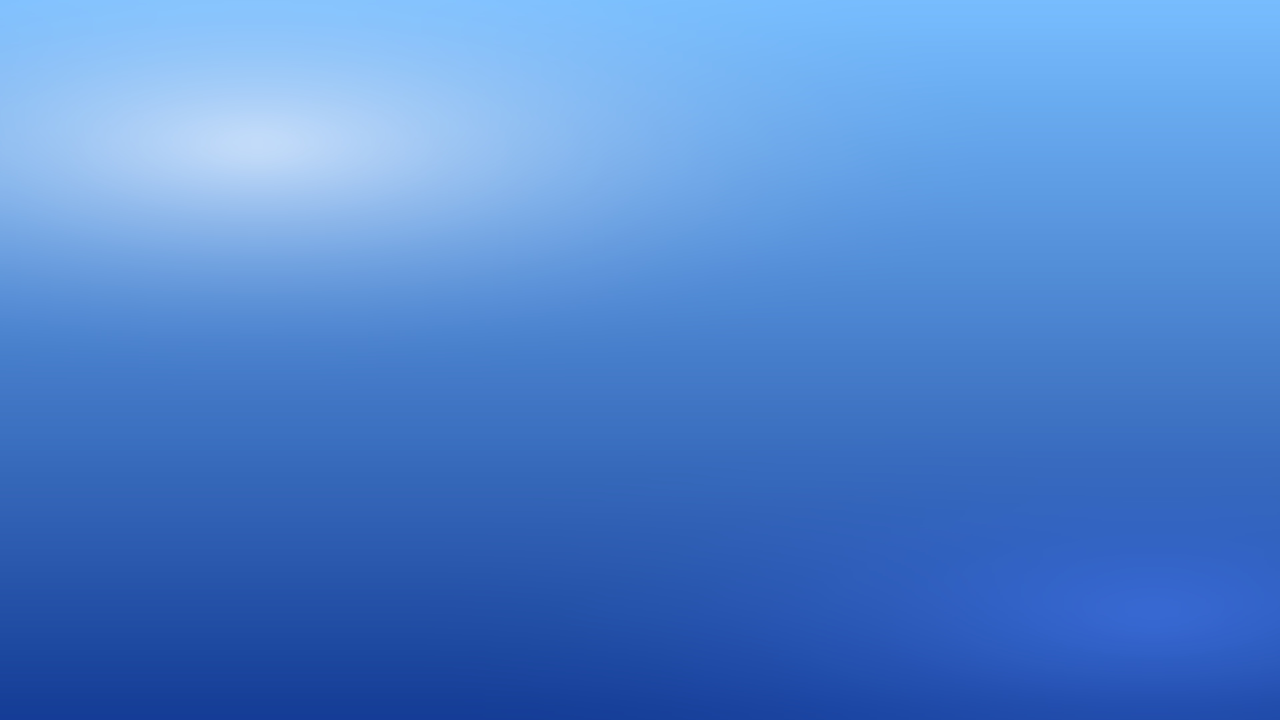
#> input picture macify/data/wallpapers/blue.jpg, 3840 x 2160 px (shown at 1/3 size); its folder holds only this picture in this run
$ python -i icons.py   (imports and definitions only)
#> lines starting #> are read from the running program, lines starting #| are printed output that depends on the picture; after the words box and inside, x2 and y2 are one past the last pixel; in counts of white or black regions, pixels touching at a corner belong together
"""Tema de iconos «Macify»: nunca deja iconos rotos y crea los que faltan.

- Hereda del tema estilo Mac instalado (WhiteSur),
  luego de Adwaita y hicolor: cualquier icono que falte cae en uno que existe.
- Para cada app sin icono estilo Mac genera uno nuevo: el icono original
  sobre un «squircle» con el tamaño y la forma de los iconos de macOS.
- Las apps snap apuntan a una imagen fija; para ellas se crea una copia del
  lanzador en ~/.local/share/applications que usa el icono nuevo.
"""

import configparser
import io
import json
import os
import shutil
import subprocess
from pathlib import Path

from PIL import Image, ImageDraw, ImageFilter

from . import status_icons
from .i18n import _

HOME = Path.home()
THEME_NAME = "Macify"
THEME_DIR = HOME / ".local" / "share" / "icons" / THEME_NAME
ICON_SIZE = 512
OVERRIDES_DIR = HOME / ".local" / "share" / "applications"
OVERRIDE_MARK = "X-Macify-Override=true"
OWN_ICONS = {"dev.macify.Macify"}     # ya tienen forma de macOS

ICON_ROOTS = [HOME / ".local" / "share" / "icons", HOME / ".icons", Path("/usr/share/icons"),
              HOME / ".local" / "share" / "flatpak" / "exports" / "share" / "icons",
              Path("/var/lib/flatpak/exports/share/icons"), Path("/usr/share/pixmaps")]
APP_DIRS = [OVERRIDES_DIR, Path("/var/lib/snapd/desktop/applications"),
            HOME / ".local" / "share" / "flatpak" / "exports" / "share" / "applications",
            Path("/var/lib/flatpak/exports/share/applications"),
            Path("/usr/local/share/applications"), Path("/usr/share/applications")]
MAC_THEMES = ["WhiteSur-dark", "WhiteSur"]


# [6 lines left out: function base_theme, not called in this run]


def mac_theme_ready() -> bool:
    """El set estilo Mac está completo (no a medio instalar ni ausente)."""
    return base_theme() == MAC_THEMES[0] and len(_theme_stems(MAC_THEMES[0])) > 5000


# [32 lines left out: functions ensure_theme, _write_if_changed, not called in this run]


# ----- búsqueda de iconos -----
#
# El vigilante corre como proceso nuevo cada vez, así que nada puede depender de
# recorrer todas las carpetas de iconos: los nombres de cada tema se guardan en
# disco (se releen sólo si el tema cambia) y el icono original de una app se busca
# primero en las rutas estándar, comprobando archivos concretos.

STEMS_CACHE = HOME / ".cache" / "macify" / "icon-stems.json"
HICOLOR_SIZES = ["scalable", "512x512", "256x256", "192x192", "128x128", "96x96", "64x64", "48x48"]
_STEMS: dict[str, set[str]] = {}


def _theme_dirs(theme: str) -> list[Path]:
    return [root / theme for root in ICON_ROOTS if (root / theme).is_dir()]


# [62 lines left out: functions _theme_key, _theme_stems, _score, _find_source, not called in this run]


def _render(source: Path, size: int) -> Image.Image:
    if source.suffix == ".svg":
        import gi

        gi.require_version("GdkPixbuf", "2.0")
        from gi.repository import GdkPixbuf

        pixbuf = GdkPixbuf.Pixbuf.new_from_file_at_scale(str(source), size, size, True)
        ok, data = pixbuf.save_to_bufferv("png", [], [])
        return Image.open(io.BytesIO(data)).convert("RGBA")
    image = Image.open(source).convert("RGBA")
    image.thumbnail((size, size), Image.LANCZOS)
    return image


# [12 lines left out: function _plate_box, not called in this run]


def _pixels(image: Image.Image):
    """Píxeles de la imagen (getdata desaparece en Pillow 14)."""
    return image.get_flattened_data() if hasattr(image, "get_flattened_data") else image.getdata()


# [18 lines left out: functions _is_light, _background, not called in this run]


def mac_icon(source: Path) -> Image.Image:
    """Icono estilo macOS: forma redondeada de macOS con el icono original encima."""
    canvas = ICON_SIZE
    body = int(canvas * 0.805)            # proporción de la rejilla de iconos de macOS
    margin = (canvas - body) // 2
    radius = int(body * 0.225)

    mask = Image.new("L", (canvas, canvas), 0)
    ImageDraw.Draw(mask).rounded_rectangle((margin, margin, margin + body, margin + body), radius, fill=255)

    shadow = Image.new("RGBA", (canvas, canvas), (0, 0, 0, 0))
    shadow.paste((10, 10, 30, 255), (0, int(canvas * 0.02)), mask.point(lambda a: int(a * 0.35)))
    shadow = shadow.filter(ImageFilter.GaussianBlur(canvas * 0.02))
    result = Image.new("RGBA", (canvas, canvas), (0, 0, 0, 0))
    result.alpha_composite(shadow)

    art = _render(source, ICON_SIZE)
    plate = _plate_box(art)
    if plate:
        # El icono ya trae su propio fondo: ocupa toda la forma de macOS.
        filled = art.crop(plate).resize((body, body), Image.LANCZOS)
        layer = Image.new("RGBA", (canvas, canvas), (0, 0, 0, 0))
        layer.paste(filled, (margin, margin))
        result.paste(layer, (0, 0), mask)
    else:
        result.paste(_background(canvas, dark=_is_light(art)), (0, 0), mask)
        inner = int(body * 0.68)
        art.thumbnail((inner, inner), Image.LANCZOS)
        result.alpha_composite(art, ((canvas - art.width) // 2, (canvas - art.height) // 2))

    ImageDraw.Draw(result).rounded_rectangle((margin, margin, margin + body, margin + body), radius,
                                             outline=(255, 255, 255, 90), width=max(2, canvas // 256))
    return result


# ----- lanzadores -----

# [186 lines left out: functions _read_entry, app_entries, _override_text, _draw, generate, _prune and 3 more, not called in this run]

>>> import cv2
>>> picture = cv2.imread('data/wallpapers/blue.jpg', cv2.IMREAD_GRAYSCALE)
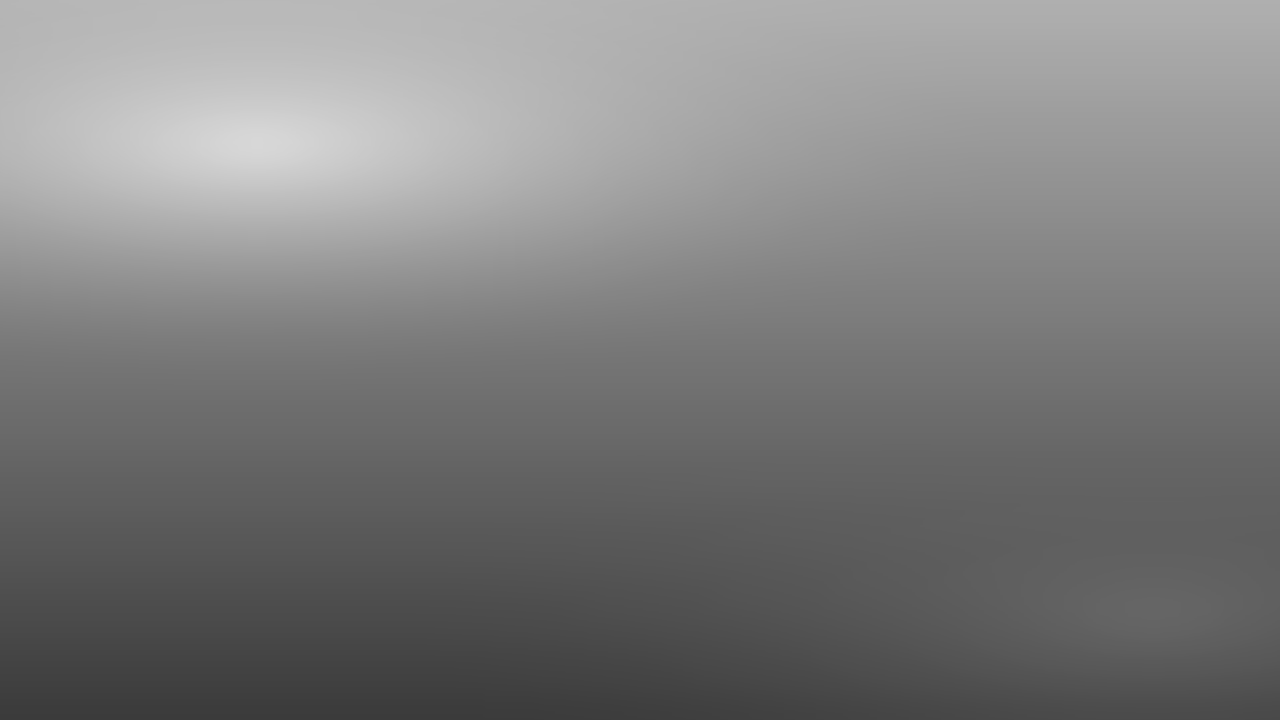
#> picture: shape (2160, 3840) (shown at 1/3 size); min 59, max 216, mean 124.9
>>> result = mac_icon(picture)
#> in mac_icon, `mask = Image.new("L", (canvas, canvas), 0)`: mask: PIL image 512x512 L; every value is 0
#> in mac_icon, `ImageDraw.Draw(mask).rounded_rectangle((margin, margin, margin + body,..`:
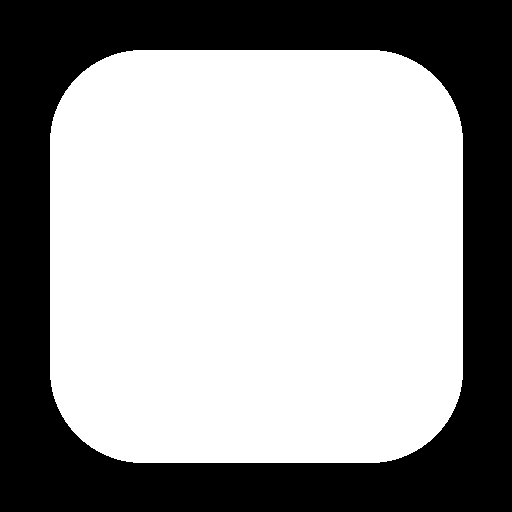
#> mask: PIL image 512x512 L; 62.3% white; 1 black region, box (x1, y1, x2, y2) and area: (0, 0, 512, 512) 98947
#> in mac_icon, `shadow = Image.new("RGBA", (canvas, canvas), (0, 0, 0, 0))`: shadow: PIL image 512x512 RGBA; every value is 0
#> in mac_icon, `shadow.paste((10, 10, 30, 255), (0, int(canvas * 0.02)), mask.point(la..`:
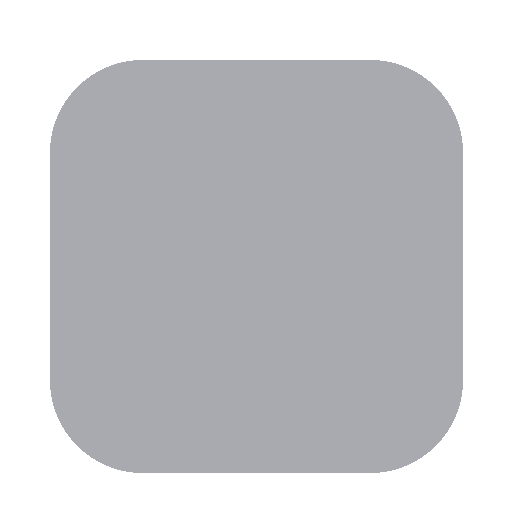
#> shadow: PIL image 512x512 RGBA; mean R, G, B, A 6.2, 6.2, 18.7, 55.4; transparent parts drawn white
#> in mac_icon, `shadow = shadow.filter(ImageFilter.GaussianBlur(canvas * 0.02))`:
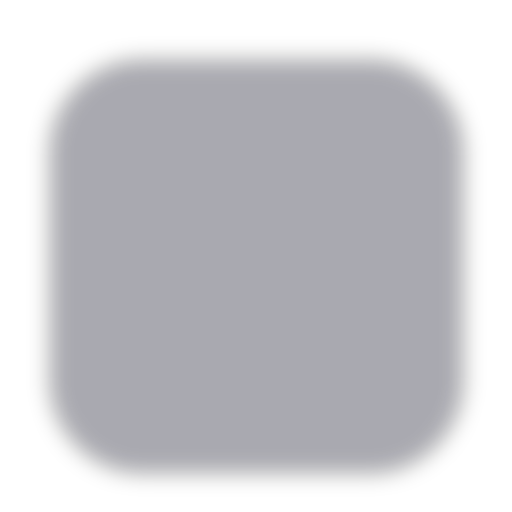
#> shadow: PIL image 512x512 RGBA; mean R, G, B, A 6.2, 6.2, 18.7, 55.4; transparent parts drawn white
#> (the run stopped early here; a loop or call above may not have finished)

$ run again, on macify/data/wallpapers/coral.jpg
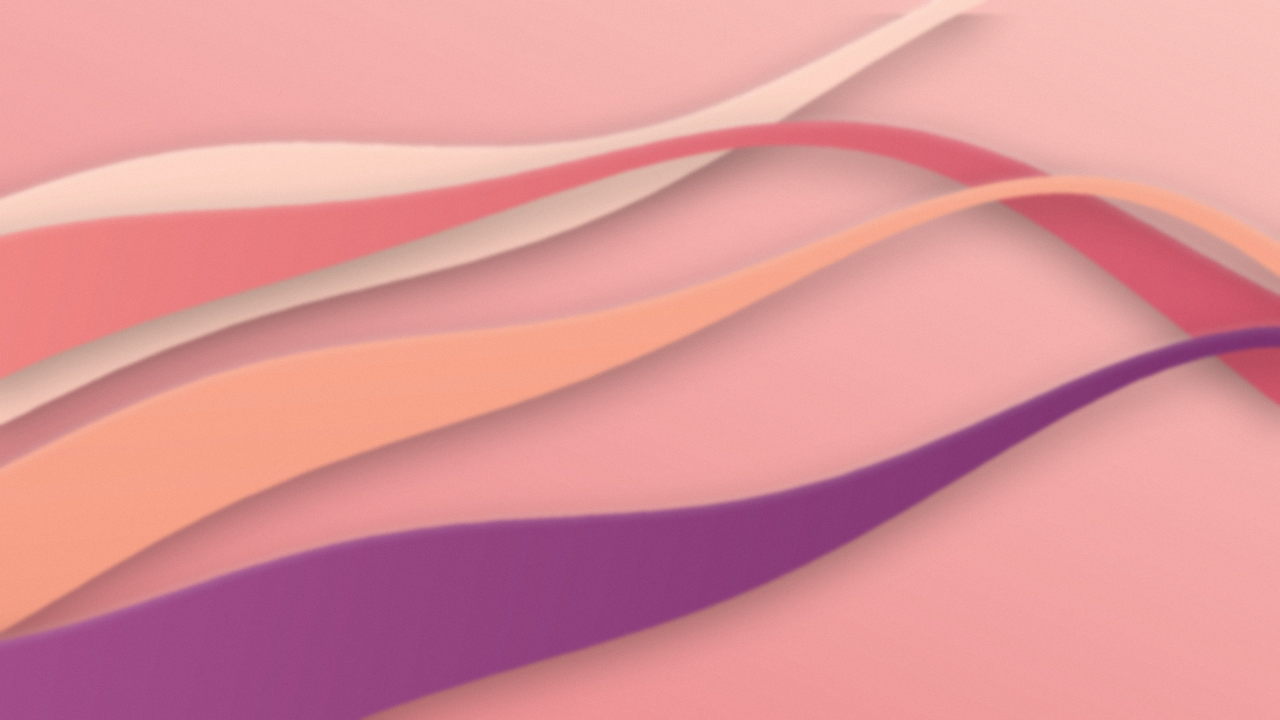
#> input picture macify/data/wallpapers/coral.jpg, 3840 x 2160 px (shown at 1/3 size)
#> `picture = cv2.imread('data/wallpapers/blue.jpg', cv2.IMREAD_GRAYSCALE)`:
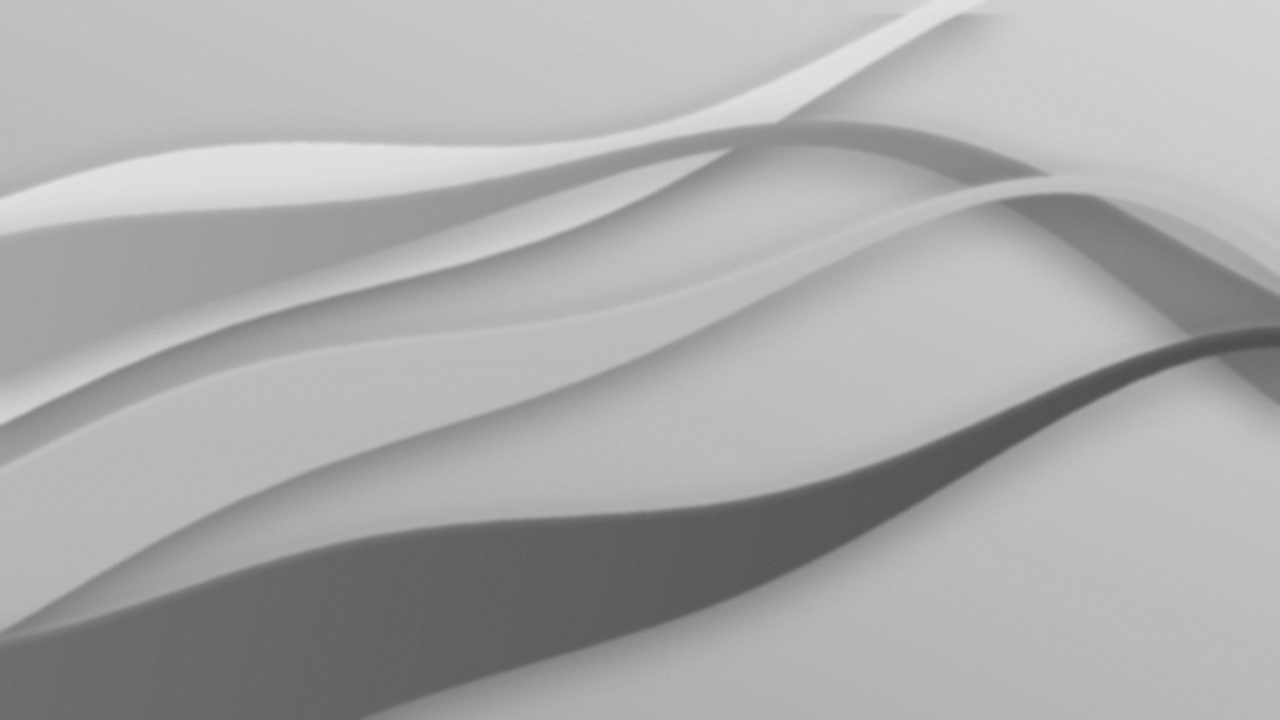
#> picture: shape (2160, 3840) (shown at 1/3 size); min 66, max 240, mean 170.9

$ run again, on macify/data/wallpapers/dawn.jpg
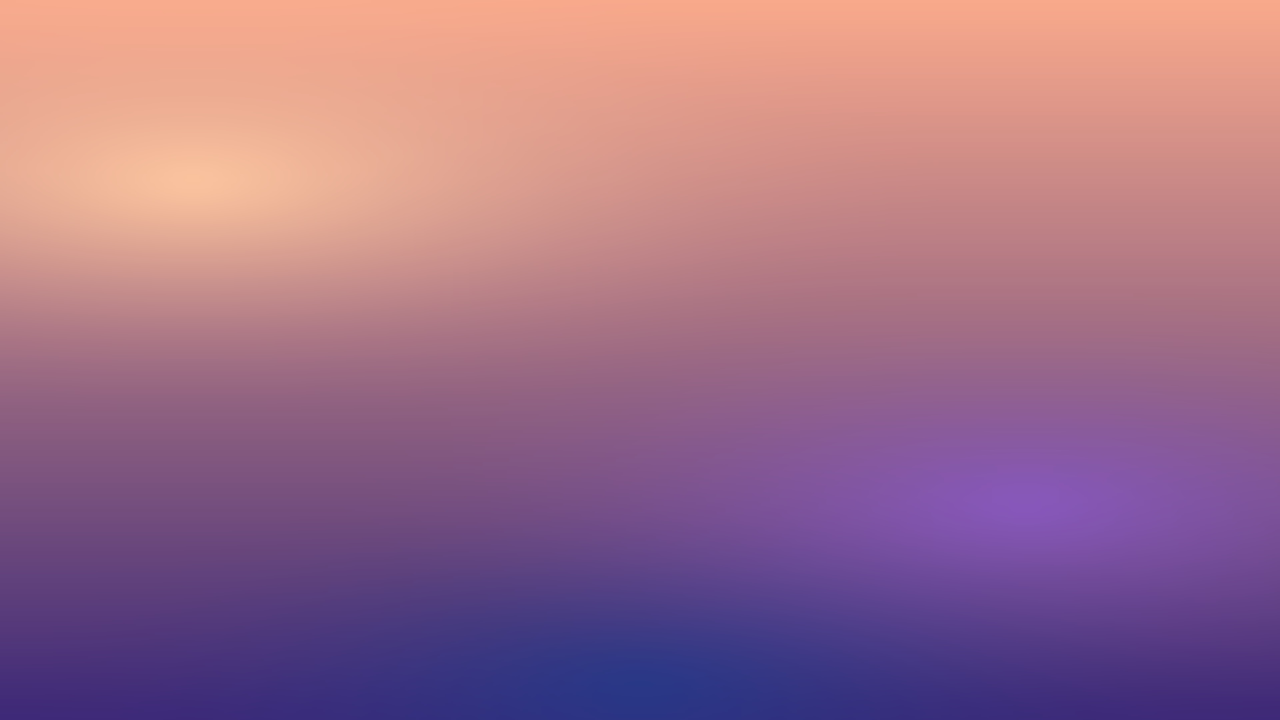
#> input picture macify/data/wallpapers/dawn.jpg, 3840 x 2160 px (shown at 1/3 size)
#> `picture = cv2.imread('data/wallpapers/blue.jpg', cv2.IMREAD_GRAYSCALE)`:
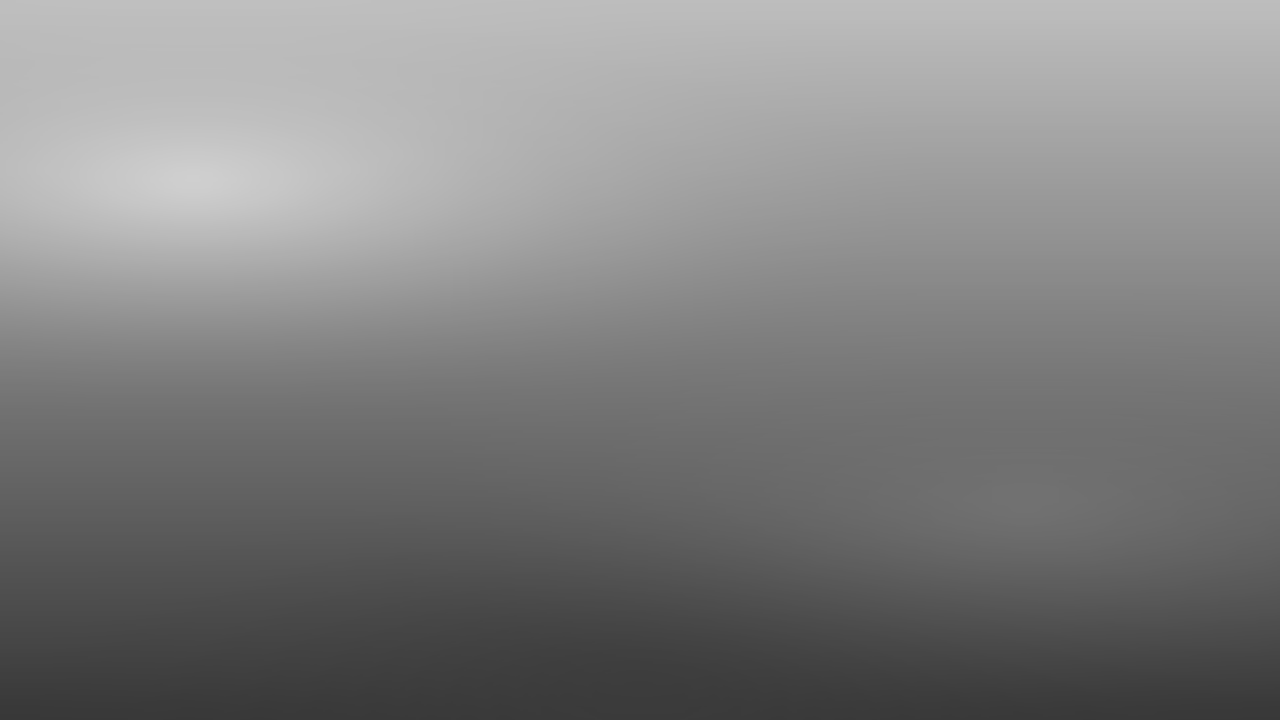
#> picture: shape (2160, 3840) (shown at 1/3 size); min 56, max 207, mean 128.3
